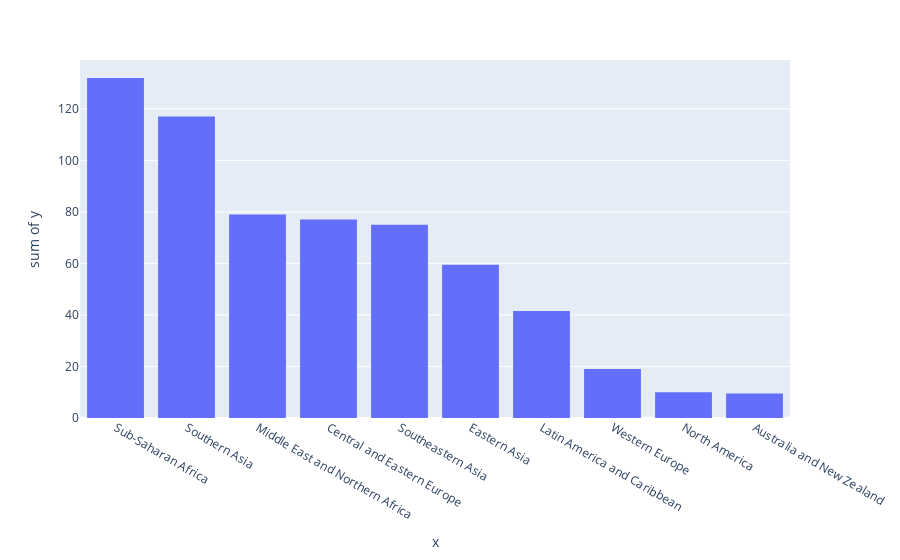

The notebook cell saved with this chart:
### Code cell
fig = px.histogram(x=list(to_plot.iloc[:, :1]['Region']), 
                   y=list(to_plot.iloc[:, 1:2]['Happiness Rank']))
fig.show()

### Figure 1 — Plotly figure (JSON) as saved in the notebook; plotly's stock layout.template omitted (floating-point values rounded to 4 significant figures)
{"data": [{"alignmentgroup": "True", "bingroup": "x", "histfunc": "sum", "hovertemplate": "x=%{x}<br>sum of y=%{y}<extra></extra>", "legendgroup": "", "marker": {"color": "#636efa", "pattern": {"shape": ""}}, "name": "", "offsetgroup": "", "orientation": "v", "showlegend": false, "type": "histogram", "x": ["Sub-Saharan Africa", "Southern Asia", "Middle East and Northern Africa", "Central and Eastern Europe", "Southeastern Asia", "Eastern Asia", "Latin America and Caribbean", "Western Europe", "North America", "Australia and New Zealand"], "xaxis": "x", "y": [132, 117, 79, 77, 75, 59.5, 41.5, 19, 10, 9.5], "yaxis": "y"}], "layout": {"barmode": "relative", "legend": {"tracegroupgap": 0}, "margin": {"t": 60}, "xaxis": {"anchor": "y", "domain": [0, 1], "title": {"text": "x"}}, "yaxis": {"anchor": "x", "domain": [0, 1], "title": {"text": "sum of y"}}}}
